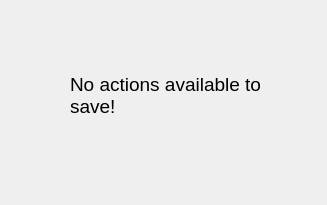
<?xml version="1.0" encoding="UTF-8"?>
<ui version="4.0">
 <class>Dialog</class>
 <widget class="QDialog" name="Dialog">
  <property name="geometry">
   <rect>
    <x>0</x>
    <y>0</y>
    <width>327</width>
    <height>205</height>
   </rect>
  </property>
  <property name="windowTitle">
   <string>Dialog</string>
  </property>
  <widget class="QLabel" name="label">
   <property name="geometry">
    <rect>
     <x>70</x>
     <y>20</y>
     <width>211</width>
     <height>151</height>
    </rect>
   </property>
   <property name="font">
    <font>
     <pointsize>14</pointsize>
    </font>
   </property>
   <property name="text">
    <string>No actions available to save!</string>
   </property>
   <property name="wordWrap">
    <bool>true</bool>
   </property>
  </widget>
 </widget>
 <resources/>
 <connections/>
</ui>
